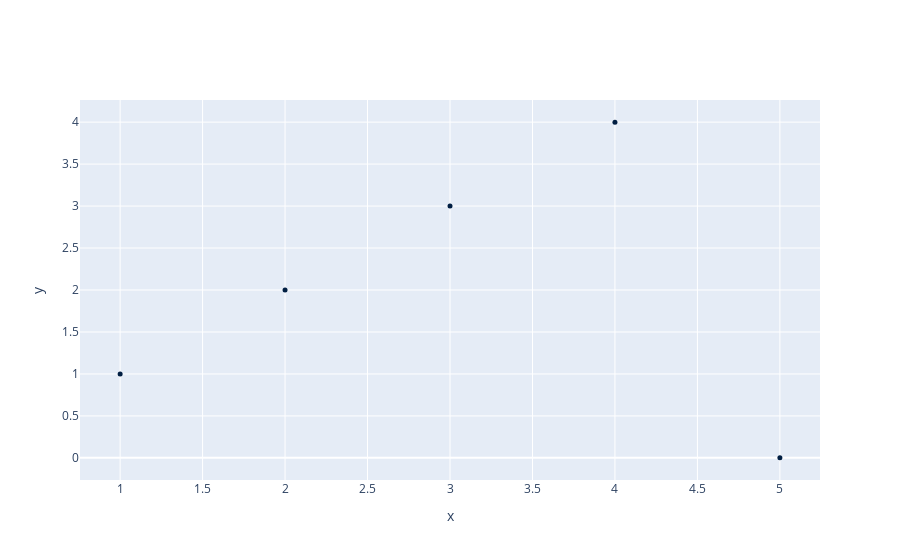

Notebook source saved alongside this figure:
### Code cell
outlier = Table().with_columns(
        'x', make_array(1, 2, 3, 4, 5),
        'y', make_array(1, 2, 3, 4, 0)
    )
outlier.iscatter('x', 'y')

### Figure 1 — Plotly figure (JSON) as saved in the notebook; plotly's stock layout.template omitted (floating-point values rounded to 4 significant figures)
{"data": [{"marker": {"color": "rgb(0,30,66)", "size": 5}, "mode": "markers", "name": "y", "textfont": {"color": "rgb(0,30,66)"}, "textposition": "bottom center", "type": "scatter", "x": [1, 2, 3, 4, 5], "y": [1, 2, 3, 4, 0]}], "layout": {"xaxis": {"title": {"text": "x"}}, "yaxis": {"title": {"text": "y"}}}}
